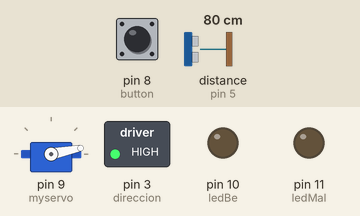
Bench run of a sketch on a simulated Arduino Uno, built with avr-gcc and run on an emulated ATmega328P. On the bench: servo, switched loads named in the sketch (green lamp = pin HIGH), output pins drawn as LEDs (lit = HIGH). Inputs (shaded band) come from the test bench; at power-on: pin 8 (button) HIGH, distance to the obstacle (sensor on pin 5) 80 cm. The echo pulse lasts 58.3 µs per cm; pins used as bus, display or sensor lines are not drawn; what the sketch prints to the serial monitor is not drawn.

Above: at 0.8 s.
0.9 s: pin 8 (button) pulled LOW for 1 s
At 1.87 s:
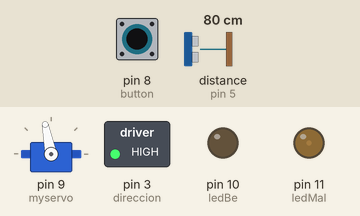
4.1 s: distance to the obstacle (sensor on pin 5) set to 2 cm
At 6.71 s:
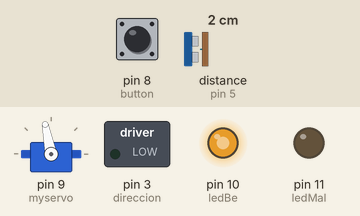
7.1 s: distance to the obstacle (sensor on pin 5) set to 120 cm
At 7.31 s:
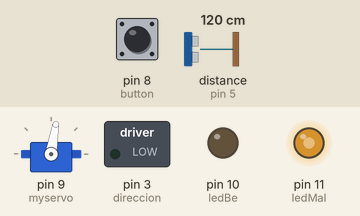
10.1 s: distance to the obstacle (sensor on pin 5) set to 4 cm
At 10.33 s:
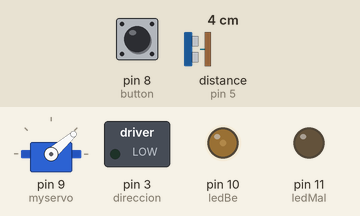
13.1 s: distance to the obstacle (sensor on pin 5) set to 299 cm
At 14.55 s:
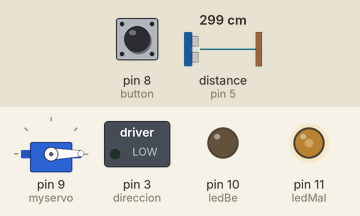
16.1 s: distance to the obstacle (sensor on pin 5) set to 18 cm
At 16.99 s:
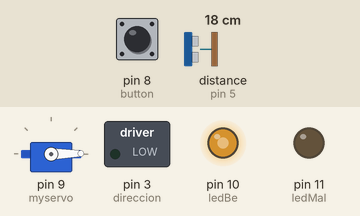
Timing chart, 0 to 23.4 s (numbered marks = the images above; inputs shaded):
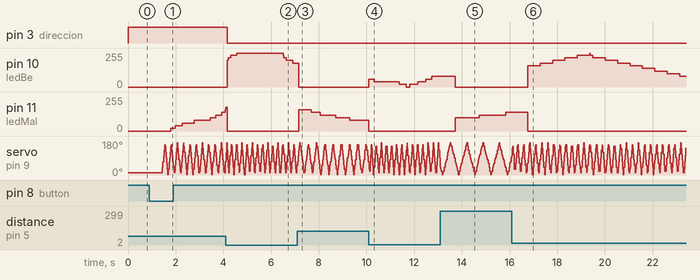

The sketch:

week_10_3.ino
```cpp
////SERVO+SENSOR
#include <Servo.h>

Servo myservo;
int inc = 10;
int pos = 11;
int para;
int cm; //distancia sensor
int bestValue; //millor distancia sensor
int best;
const int EchoPin = 5;
const int TriggerPin = 6;

int  bestPosition;

/////MOTOR
#define VELOCIDAD 3500

int steps = 2;
int direccion = 3;
int reset = 12;
int pasos = 200;
int moviments = 3500;
int Po = 0;
int dir = 1;
int convert;
int deplacament;
int diferencia;
int i = 0;
int BState = 1;
int button = 8;


////LEDS
int  brightnessValue = 0;
int fadeAmount = 20;
int ledBe = 10;
int ledMal = 11;


// the setup routine runs once when you press reset:
void setup() {

  ///SERVO+SENSOR
  Serial.begin(9600);
  myservo.attach(9);
  myservo.write(pos);

  pinMode(TriggerPin, OUTPUT);
  pinMode(EchoPin, INPUT);

  /// MOTOR
  pinMode(steps, OUTPUT);
  pinMode(direccion, OUTPUT);
  pinMode(reset, OUTPUT);

  pinMode(button, INPUT_PULLUP);

  //Posicio inici
  digitalWrite(reset, LOW);    //Mientras reset este en LOW el motor permanecerá apagado y no sufrirá. El chip apagará todos los puertos y no leerá comandos.
  delayMicroseconds(100);
  digitalWrite(reset, HIGH);   //Cuando reset se encuentre en HIGH el motor arrancará y leerá los comandos enviados.
  digitalWrite(direccion, dir);

  while (BState == 1) { //mentre no s'apreti el botó gira 1 pas i llegeix el botó.
    for (i = 0; i < 200; i++) {
      digitalWrite(steps, HIGH);  // This LOW to HIGH change is what creates the
      delayMicroseconds(100);
      digitalWrite(steps, LOW); // al A4988 de avanzar una vez por cada pulso de energia.
      delayMicroseconds(VELOCIDAD * 2); // Regula la velocidad, cuanto mas bajo mas velocidad.
      BState = digitalRead(button);
    }
  }

  /////LEDS
  pinMode(ledBe, OUTPUT); // Pin PWM para regular la base del transistor
  pinMode(ledMal, OUTPUT);

  Serial.println("Iniciando la fuente");
}

void loop() {
  Sensor();
  //Motor();
  leds();
}

void Sensor() {
  if (millis() % 5 == 0) { // Cada 5ms:

    //LLEGEIX
    cm = ping(TriggerPin, EchoPin); //mira distància: renova el valor
    //Serial.println(cm);

    if (pos >= 170 || pos <= 10) {//si està al final del recorregut
      inc = -inc; //inverteix la direcció
      bestPosition = best; //guarda la posició on hi ha una persona més propera de la 1/2 volta
      bestValue = 100000;
    }

    //ES MOU
    pos += inc; //incrementa la posició
    //Serial.println(pos);
    myservo.write(pos); // mou el servo fins la posició

    //COMPARA
    if (bestValue > cm) { //compara el valor antic amb l'actual. Si la distància actual és més propera...
      bestValue = cm; // renova la millor distància
      best = pos; // renova la posició amb la millor distància
    }
    Serial.print("cm ");
    Serial.println(cm);
    delayMicroseconds(100);
  }
  if (millis() % 26 == 0) {
    Motor();
    delayMicroseconds(100);
  }
}


void Motor() {

  if (millis() % 80 == 0) { //cada final de 1/2 volta del sensor+servo...
    moviments = map( best, 10, 170, 0, 89); //Converteix els graus del servo a passos per l'stepper. Del rang de 160º del servo als equivalents 89 passos de 200.
    diferencia = moviments - Po; //número de passos + o -
    if (diferencia > 0) { //assigna direcció
      dir = 1;
    } if (diferencia <= 0) {
      dir = 0;
    }

    Po = moviments; //renovem posició inici
  }
  //MOU STEPPER
  digitalWrite(direccion, dir);
  while (abs(diferencia) >= i) {
    digitalWrite(steps, HIGH);
    digitalWrite(steps, LOW);
    i++;
  }

  i = 0; //refresquem valor

  ///// RESET DEL MOTOR
  //  digitalWrite(reset, LOW);    //Mientras reset este en LOW el motor permanecerá apagado y no sufrirá. El chip apagará todos los puertos y no leerá comandos.
  //  delayMicroseconds(100);
  //  digitalWrite(reset, HIGH);   //Cuando reset se encuentre en HIGH el motor arrancará y leerá los comandos enviados.
  //  digitalWrite(direccion, dir);

}


int ping(int TriggerPin, int EchoPin) {
  long duration, distanceCm;

  digitalWrite(TriggerPin, LOW);  //para generar un pulso limpio ponemos a LOW 4us
  delayMicroseconds(4);
  digitalWrite(TriggerPin, HIGH);  //generamos Trigger (disparo) de 10us
  delayMicroseconds(10);
  digitalWrite(TriggerPin, LOW);

  duration = pulseIn(EchoPin, HIGH);  //medimos el tiempo entre pulsos, en microsegundos

  distanceCm = duration * 10 / 292 / 2;  //convertimos a distancia, en cm
  return distanceCm;
}


void leds() {
  constrain(brightnessValue, 0, 255); //limitem la intensitat de la llum

  if (micros() % 5000 == 0) { //cada 1/2ms...
    brightnessValue = brightnessValue + fadeAmount; //agumentem o disminuim 20

    if (cm < 50) { //il·luminem la imatge bona
      Serial.println("FUNCIONA");

      analogWrite(ledBe,  brightnessValue);
      analogWrite(ledMal, 0);
      //Serial.println(fadeAmount);
    }  else {
      //Serial.println("HOLA");
      analogWrite(ledMal,  brightnessValue);
      analogWrite(ledBe,  0);
      //Serial.println(fadeAmount);
    }
  }

  if (brightnessValue >= 255 || brightnessValue <= 0) {
    fadeAmount = -fadeAmount;
  }

}
```

Measured:
- after the input at 4.1 s, pin 3 (direccion): HIGH → LOW after 0.06 s instead of 2.1 s; pin 10 (ledBe): 0/255 → 220/255 after 0.07 s, → 240/255 0.13 s later, → 255/255 0.26 s later, → 220/255 1.9 s later, … (6 changes in this stretch)
- after the input at 7.1 s, pin 11 (ledMal): 0/255 → 160/255 after 0.06 s, → 140/255 0.53 s later, → 120/255 0.37 s later, → 100/255 0.65 s later, … (5 changes in this stretch)
- after the input at 10.1 s, pin 10 (ledBe): 0/255 → 60/255 at once, → 40/255 0.22 s later, → 20/255 1.0 s later, → 0/255 0.29 s later, … (8 changes in this stretch)
- after the input at 13.1 s, pin 11 (ledMal): 0/255 → 100/255 after 0.62 s, → 120/255 1.0 s later, → 140/255 1.1 s later
- after the input at 16.1 s, pin 10 (ledBe): rises from 0/255 to 255/255 in 2.6 s, then falls to 80/255 in 3.8 s
